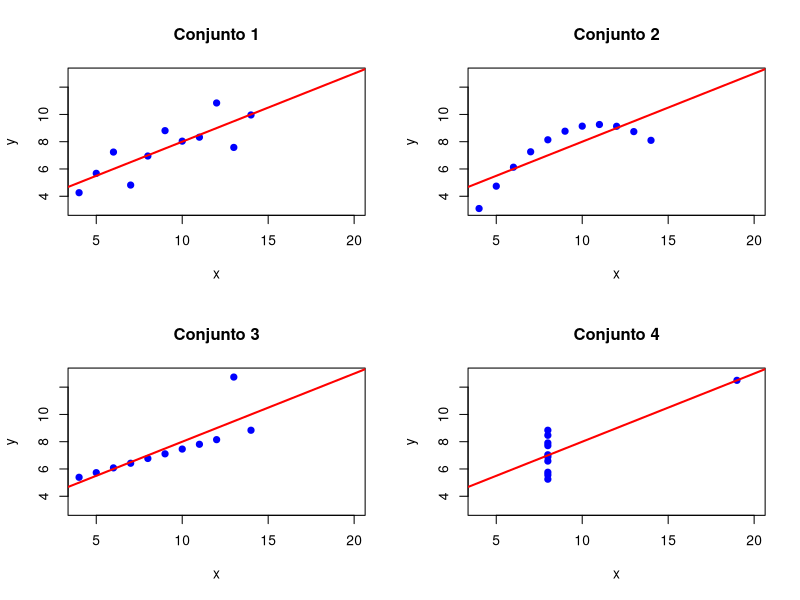

The R source for this figure:
#Cargar la biblioteca desde R
data(anscombe)

#Cargar las primeras filas del dataset
head(anscombe)

#Visualizar las estadísticas descriptivas del cuarteto de anscombe
for (i in 1:4)
{
  #Cat imprime en la consola sin comillas y respeta los espacios
  cat(sprintf("Cnjunto %d: \n", i))
  x <- anscombe[[paste0("x", i)]]
  y <- anscombe[[paste0("y", i)]]
  
  cat(sprintf(" Media x: %.2f | Media y : %.2f\n", mean(x), mean(y)))
  cat(sprintf(" Varianza x: %.2f | Varianza y: %.2f\n", var(x), var(y)))
  cat(sprintf("Correlacion %.3f\n", cor(x, y)))
  modelo <- lm(y ~ x)
  cat(sprintf("Regresion : y = %.2f + .%2fx\n", coef(modelo)[1], coef(modelo)[2]))
  cat("\n")
  
}


#Graficar los 4 conjuntos
par(mfrow=c(2,2))
for(i in 1:4)
{
  x <- anscombe[[paste0("x", i)]]
  y <- anscombe[[paste0("y", i)]]
  plot(x,y, main = paste("Conjunto", i),
       xlim=c(4,20), ylim=c(3,13),
       pch=19, col="blue"
       )
  abline(lm (y~ x), col="red", lwd=2)

}

